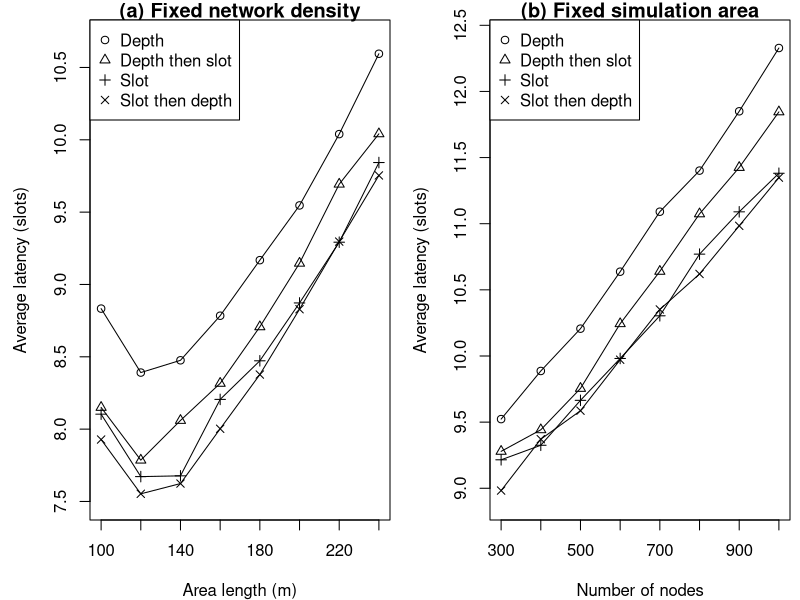

This chart was generated by the following R code:
# D2VHU 

pdf("ZBS-par-pol.pdf", width=12, height=4, family="Times")
par(xpd=TRUE, mfrow=c(1,2), mar=c(4,4.5,1.0,0.5)) # margin: bottom left top right

# fixed degree: use exp1.sh =======================================================================

area_l <- c(100, 120, 140, 160, 180, 200, 220, 240)

# PAR_POL_DEPTH
avg_lat <- c(8.833159, 8.391093, 8.475892, 8.783953, 9.167986, 9.546415, 10.039348, 10.594758)
avg_max_lat <- c(18.44, 17.14, 16.92, 17.29, 18.09, 18.65, 19.42, 20.76)
plot(area_l, avg_lat, type='o', pch=1, ylim=c(7.5,10.7),
	xlab='Area length (m)', ylab='Average latency (slots)', main='(a) Fixed network density')
legend('topleft', legend=c('Depth', 'Depth then slot', 'Slot', 'Slot then depth'), pch=c(1,2,3,4))

# PAR_POL_DEPTH_SLOT
avg_lat <- c(8.150194, 7.785741, 8.060103, 8.316581, 8.707242, 9.146581, 9.693088, 10.041181)
avg_max_lat <- c(16.69, 15.58, 15.84, 16.26, 17.07, 17.67, 18.60, 19.38)
lines(area_l, avg_lat, type='o', pch=2)

# PAR_POL_SLOT
avg_lat <- c(8.103438, 7.671895, 7.677255, 8.205648, 8.472386, 8.872275, 9.292247, 9.842714)
avg_max_lat <- c(15.78, 14.46, 14.56, 15.19, 15.82, 16.68, 17.45, 18.37)
lines(area_l, avg_lat, type='o', pch=3)

# PAR_POL_SLOT_DEPTH
avg_lat <- c(7.928209, 7.553087, 7.623915, 8.002494, 8.377339, 8.829048, 9.296258, 9.753569)
avg_max_lat <- c(15.37, 14.49, 14.43, 15.22, 15.92, 16.53, 17.35, 18.37)
lines(area_l, avg_lat, type='o', pch=4)

# increasing degree: use exp2.sh ==================================================================

num_FFD <- c(300, 400, 500, 600, 700, 800, 900, 1000)
 
# PAR_POL_DEPTH
avg_lat <- c(9.522748, 9.886576, 10.206525, 10.637270, 11.090729, 11.401455, 11.849753, 12.328218)
avg_max_lat <- c(18.45, 19.20, 19.99, 20.64, 21.58, 22.38, 23.37, 24.00)
plot(num_FFD, avg_lat, type='o', pch=1, ylim=c(8.9,12.4),
	xlab='Number of nodes', ylab='Average latency (slots)', main='(b) Fixed simulation area')
legend('topleft', legend=c('Depth', 'Depth then slot', 'Slot', 'Slot then depth'), pch=c(1,2,3,4))

# PAR_POL_DEPTH_SLOT
avg_lat <- c(9.278912, 9.441935, 9.754906, 10.243923, 10.639856, 11.074290, 11.425051, 11.845306)
avg_max_lat <- c(17.58, 18.12, 18.89, 19.67, 20.48, 21.29, 21.98, 22.96)
lines(num_FFD, avg_lat, type='o', pch=2)

# PAR_POL_SLOT
avg_lat <- c(9.215081, 9.325111, 9.664797, 9.981336, 10.303896, 10.769924, 11.089811, 11.381359)
avg_max_lat <- c(17.49, 17.83, 18.10, 18.86, 19.47, 20.38, 21.10, 21.51)
lines(num_FFD, avg_lat, type='o', pch=3)

# PAR_POL_SLOT_DEPTH
avg_lat <- c(8.982480, 9.370987, 9.586215, 9.971699, 10.351797, 10.620194, 10.984016, 11.348175)
avg_max_lat <- c(16.94, 17.63, 17.88, 18.93, 19.27, 19.91, 20.98, 21.41)
lines(num_FFD, avg_lat, type='o', pch=4)

dev.off()

